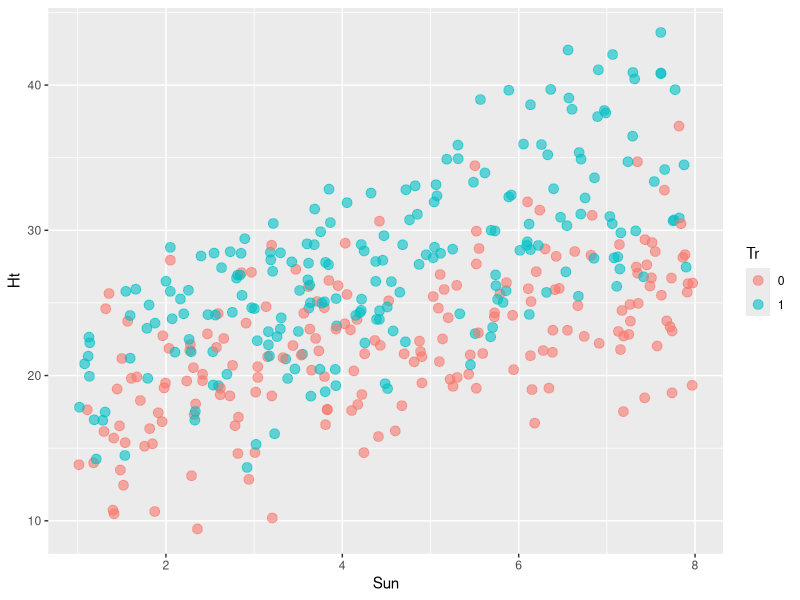
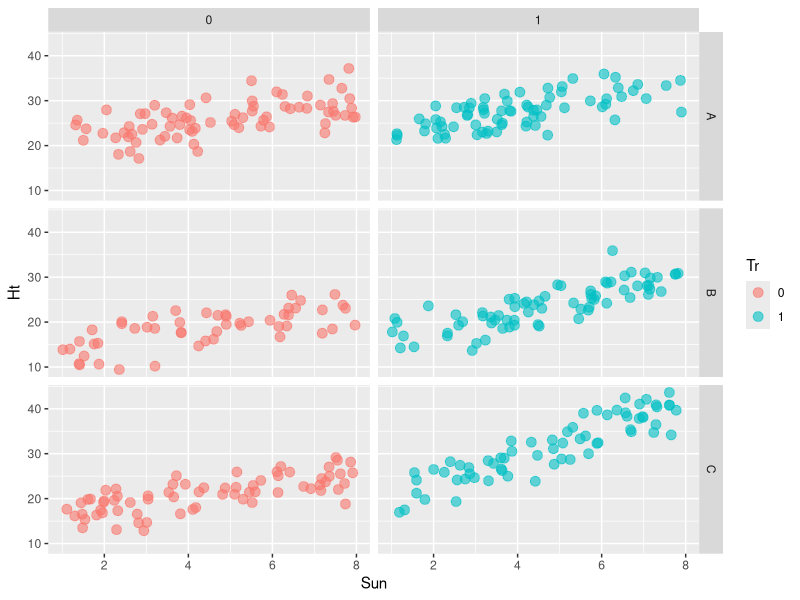
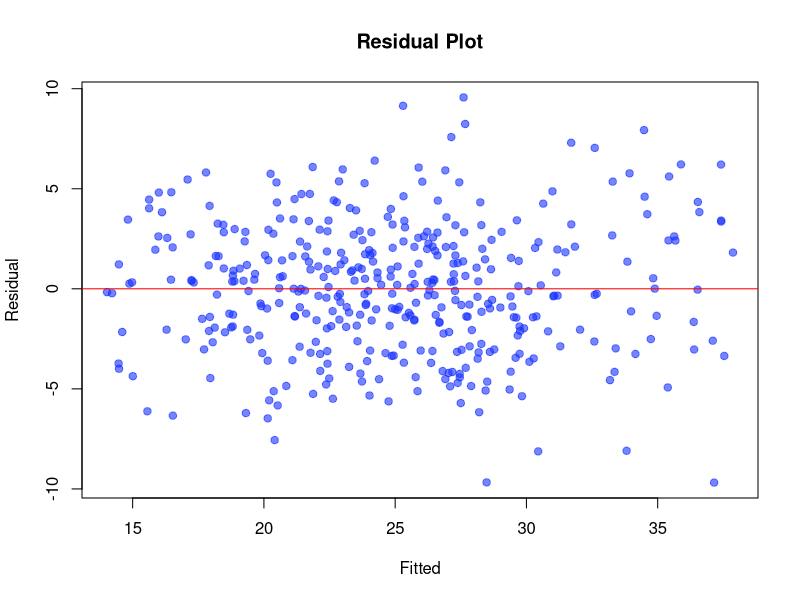
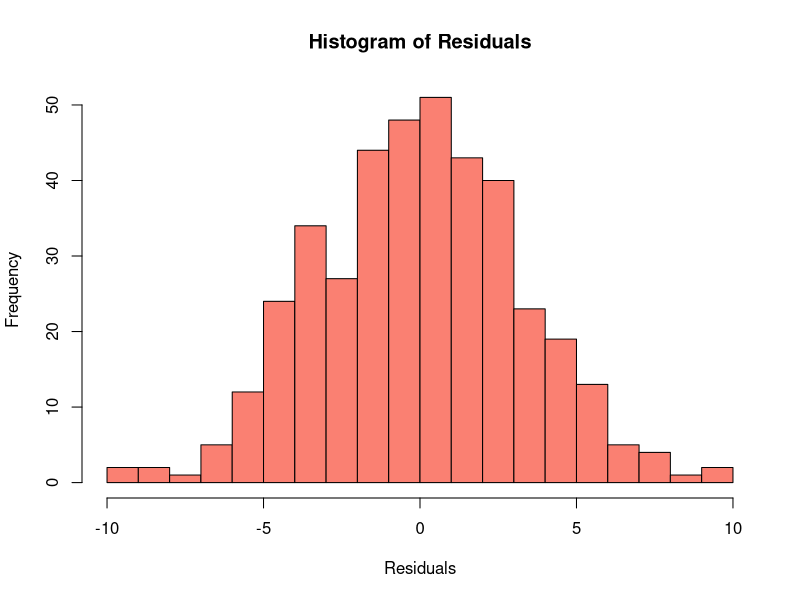
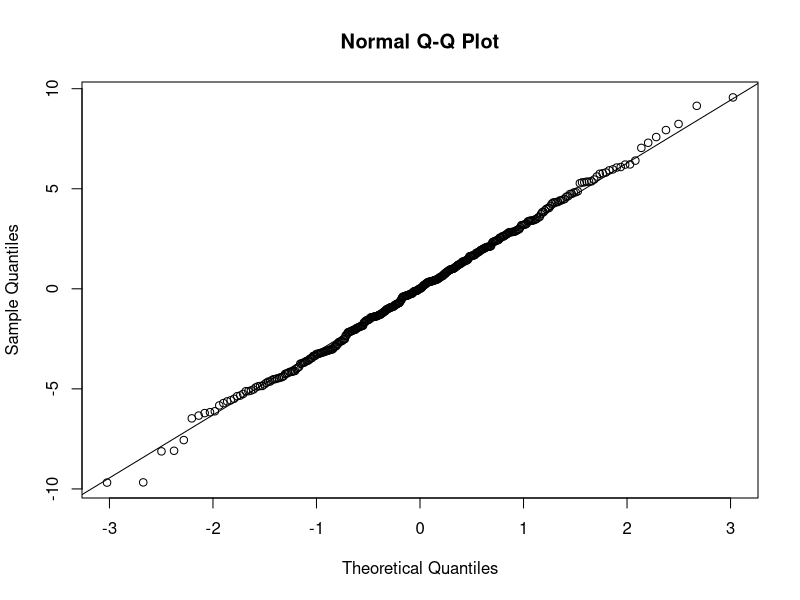

These charts were generated, in order, by the following R code: (Note: this script raises an error after producing the figures.)
## ---- chunk 1
require(ggplot2)
## ---- chunk 2
df <- read.table("plants.txt", sep = "\t", header = TRUE)
## ---- chunk 3
summary(df)
## ---- chunk 4
df$Tr <- factor(df$Tr)
summary(df)
## ---- chunk 5
ggplot(df, aes(Sun, Ht, col = Tr)) + geom_point(alpha = 0.6, size =3 )
## ---- chunk 6
ggplot(df, aes(Sun, Ht, col = Tr)) + geom_point(alpha = 0.6, size =3) + facet_grid(Sp ~ Tr)
## ---- chunk 7
m1 <- lm(Ht ~ Sun, df) 
summary(m1)
## ---- chunk 8
m2 <- lm(Ht ~ Sun + Tr + Sp, df) 
summary(m2)
## ---- chunk 9
m3 <- lm(Ht ~ Sun + Tr + Sp + Sun:Tr + Sun:Sp, df) 
summary(m3)
## ---- chunk 10
m4 <- lm(Ht ~ Sun + Tr + Sp + Sun:Tr , df) 
summary(m4)
## ---- chunk 11
m5 <- lm(Ht ~ Sun + Tr + Sp + Sun:Sp , df) 
summary(m5)
## ---- chunk 12
res <- m3$residuals
fitted <- m3$fitted.values
plot(res ~ fitted, pch=19, col=rgb(0.1, 0.2, 1.0, 0.6),
     main="Residual Plot", xlab="Fitted", ylab="Residual") ; abline(h = 0, col = "red")
## ---- chunk 13
hist(m3$residuals, breaks=20, col = "salmon", main = "Histogram of Residuals", xlab = "Residuals")
## ---- chunk 14
qqnorm(m3$residuals)
qqline(m3$residuals)
## ---- chunk 15
predict(m3, newdata = data.frame(Sun = 5, Sp = "C", Tr = c("0", "1")), interval = "response")
